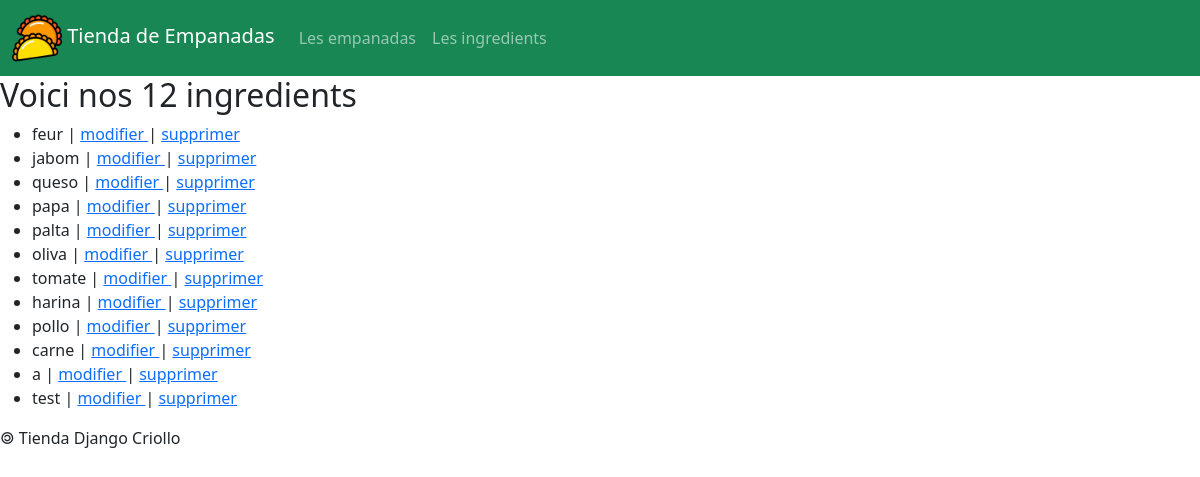
Before: /ingredients/ with the older database file.
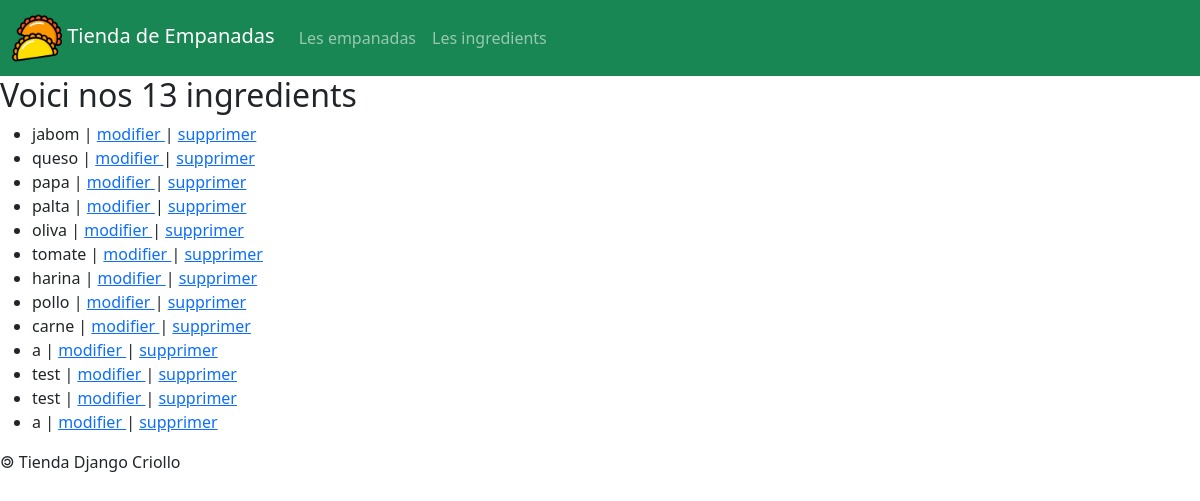
After: the same page with the newer database file.
### empanadas/models.py (models this page shows)
class Ingredient(models.Model):
    idIngredient = models.AutoField( primary_key = True )
    nomIngredient = models.CharField( max_length = 50 )
    def __str__(self) :
        return self.nomIngredient

### empanadas/views.py (the view)
# urls.py: path( 'ingredients/', views.ingredients),
def ingredients(request):
    lesIngredients = Ingredient.objects.all()
    return render(
            request,
            'empanadas/ingredients.html',
            {'ingredients' : lesIngredients}
            )

### empanadas/templates/empanadas/ingredients.html (shortened to what this page needs)
{% extends 'empanadas/base.html' %}
{% block main %}
<h2> Voici nos {{ingredients|length}} ingredients </h2>
<ul>
	{% for ing in ingredients %}
	<li>
		{{ing}}
		| <a href="/ingredients/{{ing.idIngredient}}/update"> modifier </a>
		| <a href="/ingredients/{{ing.idIngredient}}/delete"> supprimer </a>
	</li>
	{% endfor %}
</ul>
{% endblock %}

Changed rows visible on the page:
removed Ingredient: nomIngredient "feur"
added Ingredient: nomIngredient "test"
added Ingredient: nomIngredient "a"
Other visible differences:
{{ ingredients|length }}: "12" → "13"
